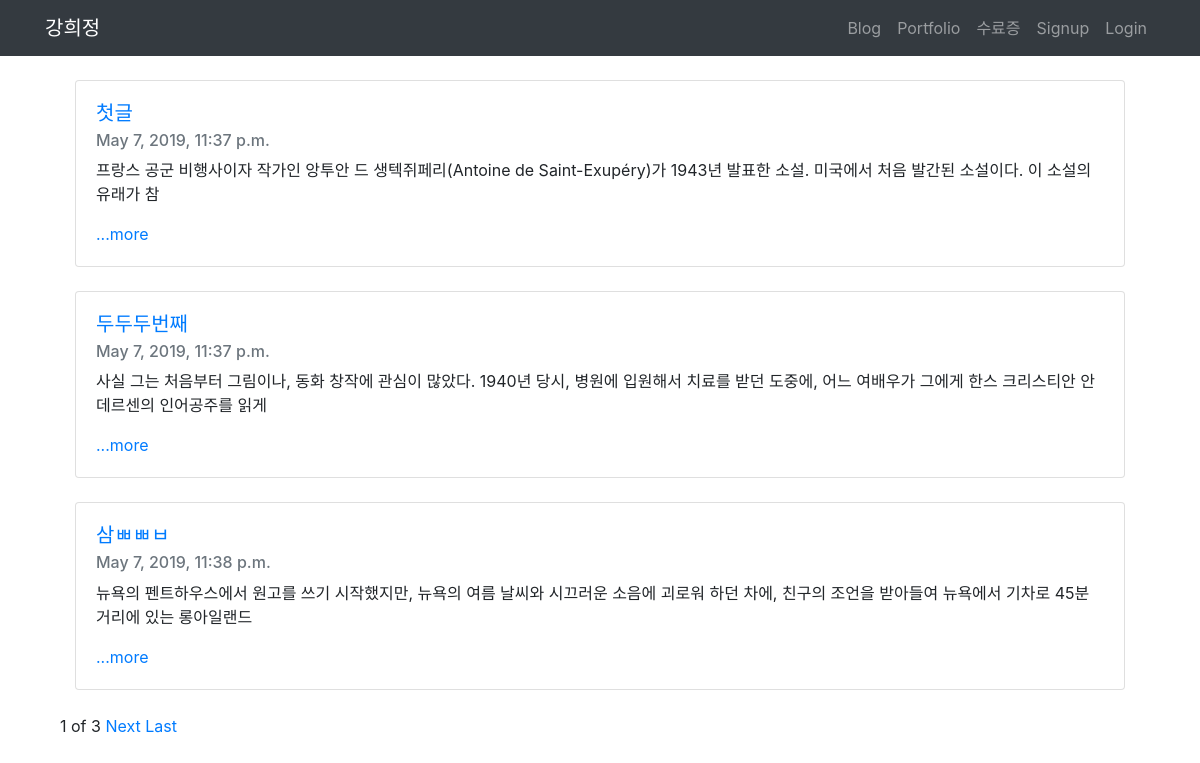
The page / on the database its author committed.
### project/models.py (models this page shows, shortened)
class Blog(models.Model):
    title=models.CharField(max_length=200)
    pub_date=models.DateTimeField('date published')
    body=models.TextField()
    def summary(self):
        return self.body[:100]

### project/views.py (the view)
# urls.py: 2. Add a URL to urlpatterns:  path('', views.home, name='home')
def home(request):
    blogs=Blog.objects
    blog_list=Blog.objects.all()
    paginator=Paginator(blog_list,3)
    page=request.GET.get('page')
    posts=paginator.get_page(page)
    return render(request,'home.html',{'blogs':blogs,'posts':posts})

### project/templates/home.html (shortened to what this page needs)
<!DOCTYPE html>
<html>
{% extends 'base.html' %}
{% block content %}
<body>
<div class="container">
    <br>
    {% for blog in posts %}
    <div class="container">
    <div class="card">
        <div class="card-body">
            <h5 class="card-title"><a href="{% url 'detail' blog.id %}">{{blog.title}}</a></h6>
            <h6 class="card-subtitle mb-2 text-muted">{{ blog.pub_date }}</h6>
            <p class="card-text">{{blog.summary}}</p>
            <a href="{% url 'detail' blog.id %}" class="card-link">...more</a>
        </div>
    </div><br>
    </div>
    {% endfor %}
</div>
<div class="container">
<span>{{posts.number}}</span>
<span>of</span>
<span>{{posts.paginator.num_pages}}</span>
{% if posts.has_next%}
<a href="?page={{posts.next_page_number}}">Next</a>
<a href="?page={{posts.paginator.num_pages}}">Last</a>
{% endif%}
</div>
{% endblock %}

### blogproject/templates/base.html (shortened to what this page needs)
<head>
<link rel="stylesheet" href="https://stackpath.bootstrapcdn.com/bootstrap/4.3.1/css/bootstrap.min.css">
</head>
<nav class="navbar navbar-expand-lg navbar-dark bg-dark">
        <div class="container">
            <a class="navbar-brand" href="{% url 'home' %}">강희정</a>
            <div class="collapse navbar-collapse" id="navbarNavAltMarkup">
                <ul class="navbar-nav ml-auto">
                    <li class="nav-item">
                        <a class="nav-item nav-link" href="{% url 'home' %}">Blog</span></a>
                    </li>
                    <li class="nav-item">
                        <a class="nav-item nav-link" href="{% url 'portfolio' %}">Portfolio</a>
                    </li>
                    <li class="nav-item">
                        <a class="nav-item nav-link" href="#">수료증</a>
                    </li>
                    {% if user.is_authenticated %}
                    <li class="nav-item dropdown">
                        <a class="nav-link dropdown-toggle" id="navbarDropdown" role="button" data-toggle="dropdown"
                            aria-haspopup="true" aria-expanded="false">환영합니다. {{ user.username }} 님!</a>
                        <div class="dropdown-menu" aria-labelledby="navbarDropdown">
                            <a class="dropdown-item" href="{% url 'new' %}">글쓰기</a>
                            <a class="dropdown-item" href="javascript:{document.getElementById('logout').submit()}">Logout</a>
                            <form id="logout" method="POST" action="{% url 'logout' %}">
                                {% csrf_token %} <input type="hidden" />
                            </form>
                        </div>
                    </li>
                    {% else %}
                    <li class="nav-item">
                        <a class="nav-item nav-link" href="{% url 'signup' %}">Signup</a>
                    </li>
                    <li class="nav-item">
                        <a class="nav-item nav-link" href="{% url 'login' %}">Login</a>
                    </li>
                    {% endif %}
                </ul>
            </div>
        </div>
    </nav>
<div class="container">
{% block content %}
{% endblock %}
</div>

### rows shown on the page
Blog: title "첫글", pub_date "May 7, 2019, 11:37 p.m.", summary "프랑스 공군 비행사이자 작가인 앙투안 드 생텍쥐페리(Antoine de Saint-Exupéry)가 1943년 발표한 소설. 미국에서 처음 발간된 소설이다. 이 소설의 유래가 참"
Blog: title "두두두번째", pub_date "May 7, 2019, 11:37 p.m.", summary "사실 그는 처음부터 그림이나, 동화 창작에 관심이 많았다. 1940년 당시, 병원에 입원해서 치료를 받던 도중에, 어느 여배우가 그에게 한스 크리스티안 안데르센의 인어공주를 읽게"
Blog: title "삼ㅃㅃㅂ", pub_date "May 7, 2019, 11:38 p.m.", summary "뉴욕의 펜트하우스에서 원고를 쓰기 시작했지만, 뉴욕의 여름 날씨와 시끄러운 소음에 괴로워 하던 차에, 친구의 조언을 받아들여 뉴욕에서 기차로 45분 거리에 있는 롱아일랜드"

### other values the page prints
{{ posts.number }} "1"
{{ posts.paginator.num_pages }} "3"
